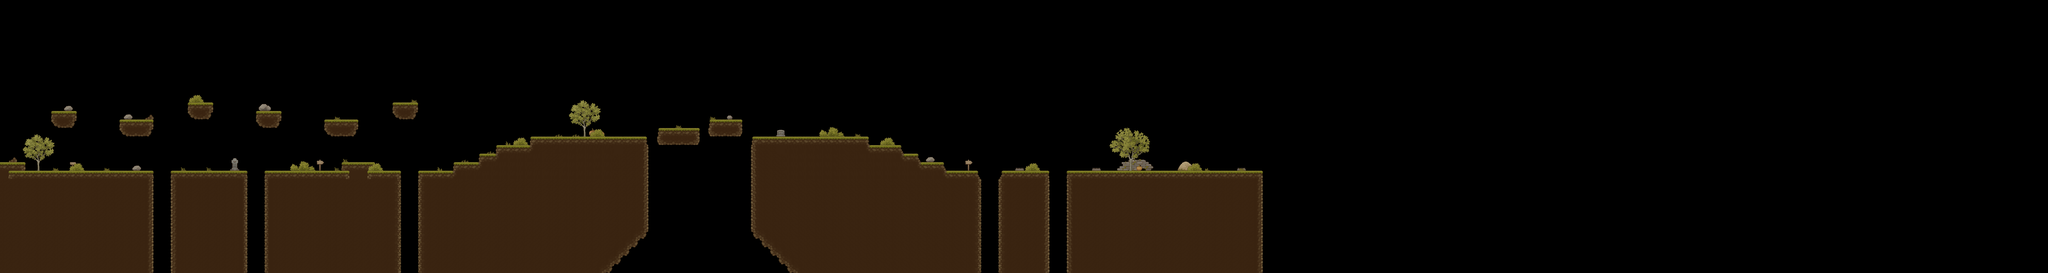

Below is a game level as drawn by its tile map, then a one-line description and the .tmx that defines it (tile-layer data replaced by summaries):
An orthogonal 240x32 tile map with 32x32 px tiles, 4 tile layers (Слой тайлов 1, Слой тайлов 2, Слой тайлов 3, Полупрозрачный), 4 tilesets and 32 objects (6x Solid).

<map version="1.10" tiledversion="1.11.2" orientation="orthogonal" renderorder="right-down" width="240" height="32" tilewidth="32" tileheight="32" infinite="0" nextlayerid="9" nextobjectid="57">
 <tileset firstgid="1" source="TX Tileset Ground.tsx" />
 <tileset firstgid="257" source="TX Village Props.tsx" />
 <tileset firstgid="1281" source="TX Tileset Ground.tsx" />
 <tileset firstgid="1537" source="TX Village Props.tsx" />
 <layer id="1" name="Слой тайлов 1" width="240" height="32">
  <data>[7680 cells, 1801 non-empty, 89 distinct tile ids]</data>
 </layer>
 <layer id="3" name="Слой тайлов 2" width="240" height="32">
  <data>[7680 cells, 53 non-empty, 46 distinct tile ids]</data>
 </layer>
 <layer id="5" name="Слой тайлов 3" width="240" height="32">
  <data>[7680 cells, 56 non-empty, 44 distinct tile ids]</data>
 </layer>
 <layer id="6" name="Полупрозрачный" width="240" height="32" opacity="0.8">
  <data>[7680 cells, 0 non-empty, 0 distinct tile ids]</data>
 </layer>
 <objectgroup id="7" name="Шип">
  <object id="53" x="3811.82" y="627.273" width="23.8182" height="11.8182" />
  <object id="55" x="4099" y="628.667" width="24.6667" height="10.3333" />
  <object id="56" x="4643.33" y="628.333" width="24" height="11.6667" />
 </objectgroup>
 <objectgroup id="2" name="Слой объектов 1">
  <object id="2" name="Solid" x="4020" y="1488" />
  <object id="3" name="Solid" x="192" y="416" width="96" height="64" />
  <object id="4" name="Solid" x="448" y="448" width="128" height="64" />
  <object id="5" name="Solid" x="704" y="384" width="96" height="64" />
  <object id="6" name="Solid" x="0" y="640" width="576" height="384" />
  <object id="7" name="Solid" x="640" y="640" width="288" height="384" />
  <object id="9" x="992" y="640" width="512" height="384" />
  <object id="14" x="1568" y="640" width="736" height="384" />
  <object id="15" x="1696" y="608" width="608" height="32" />
  <object id="16" x="1792" y="576" width="512" height="32" />
  <object id="17" x="1856" y="544" width="448" height="32" />
  <object id="18" x="1984" y="512" width="448" height="32" />
  <object id="19" x="2304" y="544" width="128" height="352" />
  <object id="20" x="2304" y="896" width="96" height="96" />
  <object id="23" x="2816" y="512" width="448" height="384" />
  <object id="24" x="3552" y="640" width="128" height="384" />
  <object id="25" x="3456" y="608" width="96" height="416" />
  <object id="26" x="3392" y="576" width="64" height="448" />
  <object id="27" x="3264" y="544" width="128" height="480" />
  <object id="28" x="2848" y="896" width="416" height="128" />
  <object id="29" x="2464" y="480" width="160" height="64" />
  <object id="30" x="2656" y="448" width="128" height="64" />
  <object id="32" x="3744" y="640" width="192" height="384" />
  <object id="42" x="0" y="608" width="96" height="32" />
  <object id="43" x="1280" y="608" width="128" height="32" />
  <object id="44" x="1216" y="448" width="128" height="64" />
  <object id="45" x="960" y="416" width="96" height="64" />
  <object id="46" x="1472" y="384" width="96" height="64" />
  <object id="52" x="4000" y="640" width="736" height="384" />
 </objectgroup>
</map>
